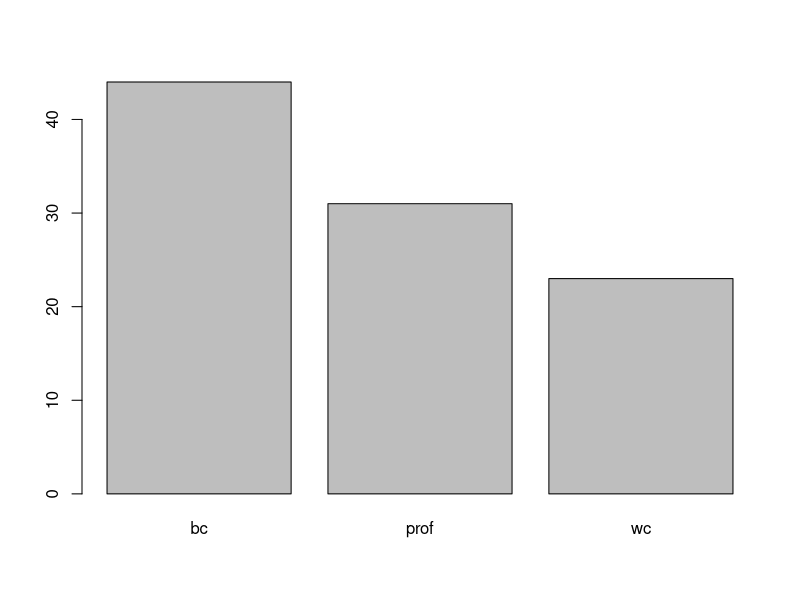
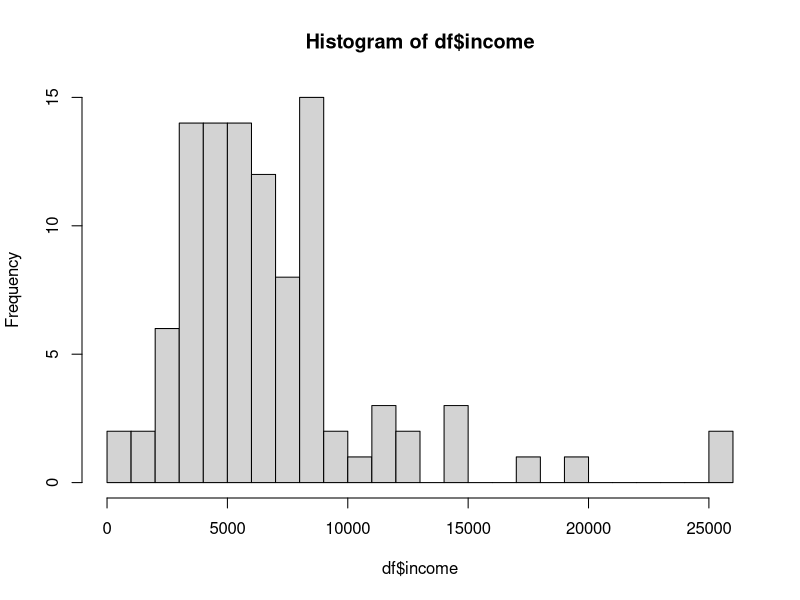
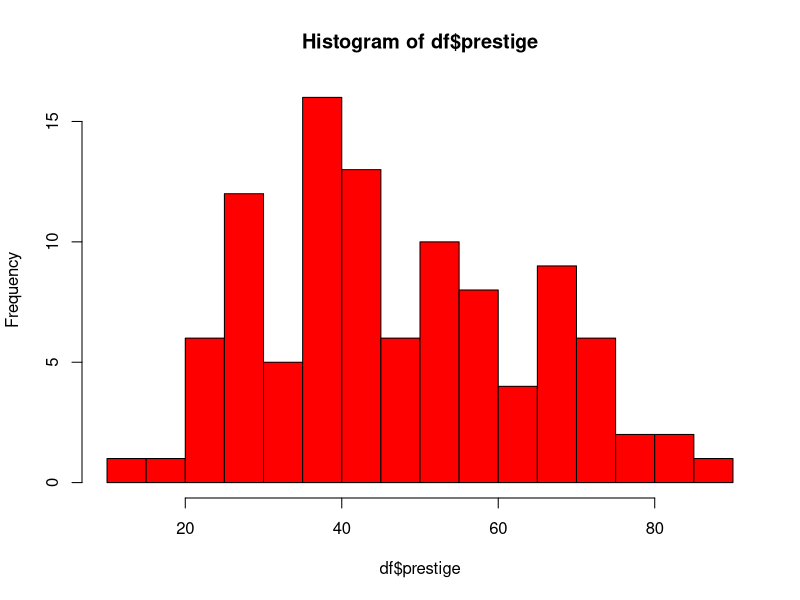
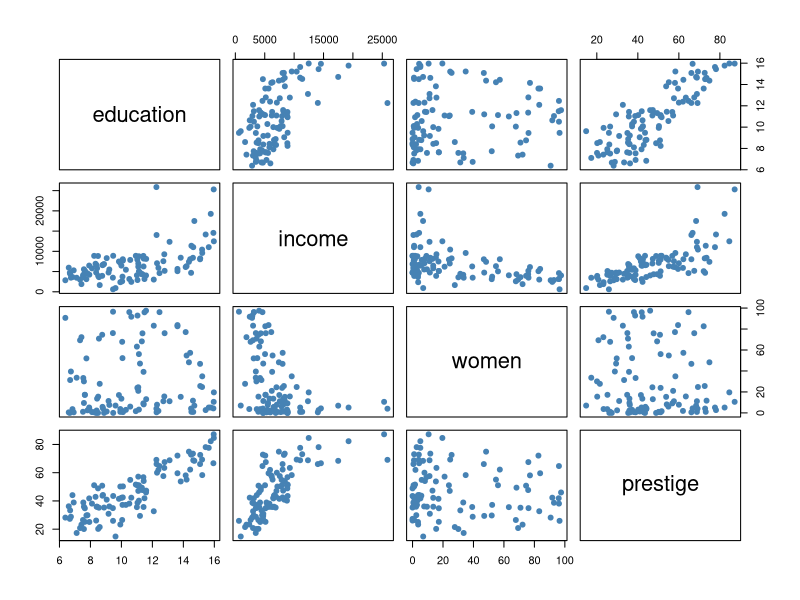
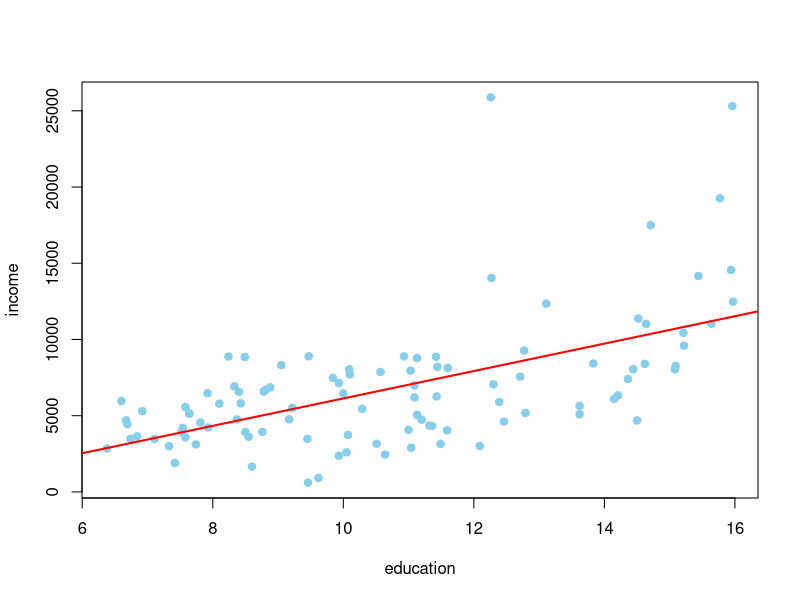

The R source for these figures, in order: (Note: this script raises an error after producing the figures.)
## ---- chunk 1
knitr::opts_chunk$set(echo = TRUE)
## ---- chunk 2
# install.packages('Prestige')
library(car)
data(Prestige)
df <- Prestige
str(df)

table(df$type)
barplot(table(df$type))

hist(df$income, breaks = 20)

# 샤피로 테스트
shapiro.test(df$income)
# W = 0.81505, p-value = 5.634e-10 => 정규분포와는 무관한 분포이다.

# hist 그래프를 보고 정규분포에 가까워보이는 것을 샤피로 테스트로 확인
hist(df$prestige, col = rainbow(1), breaks = 20)
shapiro.test(df$prestige)

plot(df[, -(5:6)], pch = 19, col = 'steelblue')
lm(income ~ education, data = df)
cor(df[, -(5:6)])

model <- lm(income ~ education, data = df)
summary(model)
# education과 prestige는 서로 영향을 받음. 그래서 이 영향을 반영하기 위해 패널티를 줘야함?

plot(income ~ education, data = df, col = 'skyblue', pch =19)
abline(model, col = 'red', lwd = 2)
## ---- chunk 3
cor(income ~ education,)
plot(income ~ education, data = df, pch = 19, col = 'blue')
model <- lm(income ~ education, data = df)
abline(model, col = 'pink', lwd = 2)
